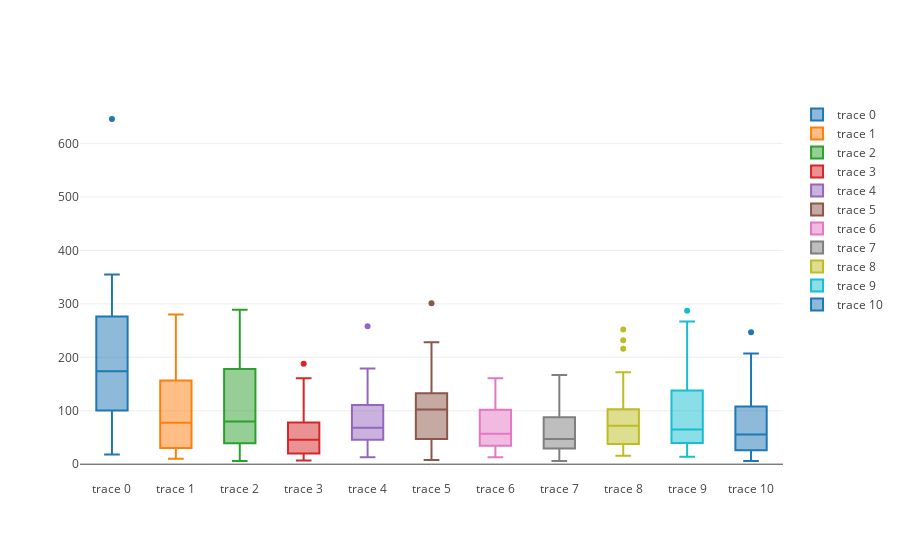

The notebook cell this image was saved under:
### Code cell
month = ['January', 'February', 'March', 'April', 'May', 
         'June', 'July', 'August', 'September', 'October', 
         'November', 'December']

traces = []

for x in range(1,12):
    traces.append(go.Box(
        y = ap_2013_new[(ap_2013_new['city'] == '北京') &\
            (ap_2013_new['update_time'].dt.month == x)]['pm25']
    ))
    
    
iplot(traces, filename='pandas-box-plot')

### Figure 1 — Plotly figure (JSON) as saved in the notebook; plotly's stock layout.template omitted (floating-point values rounded to 4 significant figures)
{"data": [{"type": "box", "y": [null, null, null, null, null, null, null, null, null, null, 266, 646, 327, 208, 90, 104, 51, 182, 174, 88, 113, 136, 307, 18, 52, 123, 240, 329, 355, 240, 126]}, {"type": "box", "y": [14, 59, 189, 22, 102, 12, 10, 73, 195, 28, 82, 102, 280, 40, 47, 124, 39, 23, 33, 65, 197, 16, 110, 279, 107, 209, 119, 207]}, {"type": "box", "y": [12, 31, 79, 21, 130, 203, 236, 188, 56, 37, 124, 126, 15, 149, 206, 234, 289, 68, 37, 45, 133, 59, 6, 52, 112, 202, 8, 80, 67, 90, 225]}, {"type": "box", "y": [11, 125, 46, 81, 7, 37, 87, 19, 13, 20, 42, 76, 9, 63, 52, 54, 46, 10, 43, 71, 116, 161, 188, 78, 12, 62, 91, 20, 22, 37]}, {"type": "box", "y": [60, 93, 78, 80, 258, 134, 179, 59, 68, 45, 28, 52, 129, 45, 43, 78, 138, 49, 21, 57, 128, 38, 121, 33, 79, 51, 79, 71, 13, 54, 117]}, {"type": "box", "y": [30, 190, 86, 98, 164, 124, 125, 178, 8, 22, 54, 66, 107, 119, 133, 171, 27, 40, 39, 54, 42, 48, 47, 119, 123, 144, 83, 301, 113, 228]}, {"type": "box", "y": [161, 14, 33, 21, 19, 62, 104, 88, 57, 27, 36, 76, 122, 112, 44, 13, 42, 159, 130, 73, 74, 95, 44, 32, 34, 54, 110, 43, 60, 105, 57]}, {"type": "box", "y": [37, 80, 34, 81, 41, 134, 29, 32, 37, 93, 142, 47, 84, 89, 167, 126, 12, 20, 25, 82, 78, 109, 22, 30, 34, 74, 70, 98, 6, 9, 17]}, {"type": "box", "y": [43, 74, 103, 60, 36, 90, 54, 143, 91, 31, 87, 172, 94, 23, 33, 56, 96, 98, 123, 40, 38, 70, 16, 20, 21, 63, 252, 232, 216, 148]}, {"type": "box", "y": [57, 14, 72, 166, 287, 186, 74, 60, 140, 65, 54, 60, 46, 24, 21, 48, 132, 213, 39, 26, 84, 123, 23, 22, 42, 65, 181, 267, 25, 86, 147]}, {"type": "box", "y": [190, 247, 26, 44, 151, 83, 40, 133, 86, 24, 41, 56, 167, 55, 108, 24, 12, 12, 40, 69, 106, 155, 207, 63, 18, 11, 6, 41, 88, 33]}], "layout": {}}
